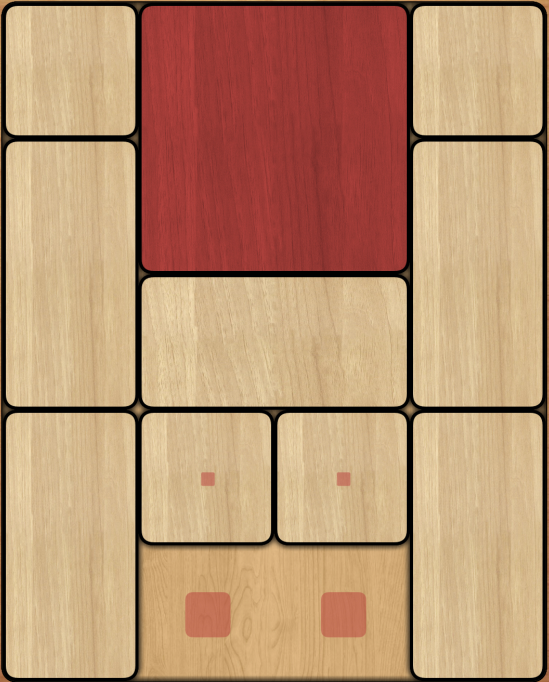
#> input picture Klotski_Test_3.jpeg, 1098 x 1364 px, found by its file name (shown at 1/2 size)
$ python Klotski_Solver.py
#> lines starting #> are read from the running program, lines starting #| are printed output that depends on the picture
import copy
from PIL import Image

# Converts 5 x 4 matrix to unique 20 digit integer
# Returns the integer representation
def board_to_int(board):
    hash_value = 0
    multiplier = 1
    for i in range(len(board)):
        for j in range(len(board[i])):
            hash_value += board[i][j]*multiplier
            multiplier *= 10
    return hash_value

# Converts 20 digit integer to unique 5 x 4 matrix
# Returns the array representaion
def int_to_board(value):
    board = [[0,0,0,0],[0,0,0,0],[0,0,0,0],[0,0,0,0],[0,0,0,0]]
    multiplier = 10
    for i in range(len(board)):
        for j in range(len(board[i])):
            board[i][j] = (value % multiplier) * 10 // multiplier
            multiplier *= 10
    return board

# Swaps position (a,b) with position (x,y)
def swap(board, a, b, x, y):
    temp = board[a][b]
    board[a][b] = board[x][y]
    board[x][y] = temp

# Returns a list of integers representing all positions reachable
# by a single legal move from the current board (according to the rules of Klotski)
def generate_children(board):
    children = []
    for i in range(len(board)):
        for j in range(len(board[i])):
            if(board[i][j] == 0):
                if(i > 0):
                    if(board[i-1][j] == 1):
                        temp = copy.deepcopy(board)
                        swap(temp, i, j, i-1, j)
                        children.append(board_to_int(temp))
                    if(board[i-1][j] == 2):
                        temp = copy.deepcopy(board)
                        swap(temp, i, j, i-2, j)
                        children.append(board_to_int(temp))
                    if(board[i-1][j] == 3):
                        if(j<3):
                            if(board[i-1][j+1] == 3):
                                if(board[i][j+1] == 0):
                                    temp = copy.deepcopy(board)
                                    swap(temp, i, j+1, i-1, j+1)
                                    swap(temp, i, j, i-1, j)
                                    children.append(board_to_int(temp))
                        if(j>0):
                            if(board[i-1][j-1] == 3):
                                if(board[i][j-1] == 0):
                                    temp = copy.deepcopy(board)
                                    swap(temp, i, j-1, i-1, j-1)
                                    swap(temp, i, j, i-1, j)
                                    children.append(board_to_int(temp))
                    if(board[i-1][j] == 4):
                        if(j<3):
                            if(board[i-1][j+1] == 4):
                                if(board[i][j+1] == 0):
                                    temp = copy.deepcopy(board)
                                    swap(temp, i, j+1, i-2, j+1)
                                    swap(temp, i, j, i-2, j)
                                    children.append(board_to_int(temp))
                        if(j>0):
                            if(board[i-1][j-1] == 4):
                                if(board[i][j-1] == 0):
                                    temp = copy.deepcopy(board)
                                    swap(temp, i, j-1, i-2, j-1)
                                    swap(temp, i, j, i-2, j)
                                    children.append(board_to_int(temp))
                if(i < 4):
                    if(board[i+1][j] == 1):
                        temp = copy.deepcopy(board)
                        swap(temp, i, j, i+1, j)
                        children.append(board_to_int(temp))
                    if(board[i+1][j] == 2):
                        temp = copy.deepcopy(board)
                        swap(temp, i, j, i+2, j)
                        children.append(board_to_int(temp))
                    if(board[i+1][j] == 3):
                        if(j<3):
                            if(board[i+1][j+1] == 3):
                                if(board[i][j+1] == 0):
                                    temp = copy.deepcopy(board)
                                    swap(temp, i, j+1, i+1, j+1)
                                    swap(temp, i, j, i+1, j)
                                    children.append(board_to_int(temp))
                        if(j>0):
                            if(board[i+1][j-1] == 3):
                                if(board[i][j-1] == 0):
                                    temp = copy.deepcopy(board)
                                    swap(temp, i, j-1, i+1, j-1)
                                    swap(temp, i, j, i+1, j)
                                    children.append(board_to_int(temp))
                    if(board[i+1][j] == 4):
                        if(j<3):
                            if(board[i+1][j+1] == 4):
                                if(board[i][j+1] == 0):
                                    temp = copy.deepcopy(board)
                                    swap(temp, i, j+1, i+2, j+1)
                                    swap(temp, i, j, i+2, j)
                                    children.append(board_to_int(temp))
                        if(j>0):
                            if(board[i+1][j-1] == 4):
                                if(board[i][j-1] == 0):
                                    temp = copy.deepcopy(board)
                                    swap(temp, i, j-1, i+2, j-1)
                                    swap(temp, i, j, i+2, j)
                                    children.append(board_to_int(temp))
                if(j > 0):
                    if(board[i][j-1] == 1):
                        temp = copy.deepcopy(board)
                        swap(temp, i, j, i, j-1)
                        children.append(board_to_int(temp))
                    if(board[i][j-1] == 3):
                        temp = copy.deepcopy(board)
                        swap(temp, i, j, i, j-2)
                        children.append(board_to_int(temp))
                    if(board[i][j-1] == 2):
                        if(i<4):
                            if(board[i+1][j-1] == 2):
                                if(board[i+1][j] == 0):
                                    temp = copy.deepcopy(board)
                                    swap(temp, i, j, i, j-1)
                                    swap(temp, i+1, j, i+1, j-1)
                                    children.append(board_to_int(temp))
                        if(i>0):
                            if(board[i-1][j-1] == 2):
                                if(board[i-1][j] == 0):
                                    temp = copy.deepcopy(board)
                                    swap(temp, i, j, i, j-1)
                                    swap(temp, i-1, j, i-1, j-1)
                                    children.append(board_to_int(temp))
                    if(board[i][j-1] == 4):
                        if(i<4):
                            if(board[i+1][j-1] == 4):
                                if(board[i+1][j] == 0):
                                    temp = copy.deepcopy(board)
                                    swap(temp, i, j, i, j-2)
                                    swap(temp, i+1, j, i+1, j-2)
                                    children.append(board_to_int(temp))
                        if(i>0):
                            if(board[i-1][j-1] == 4):
                                if(board[i-1][j] == 0):
                                    temp = copy.deepcopy(board)
                                    swap(temp, i, j, i, j-2)
                                    swap(temp, i-1, j, i-1, j-2)
                                    children.append(board_to_int(temp))
                if(j < 3):
                    if(board[i][j+1] == 1):
                        temp = copy.deepcopy(board)
                        swap(temp, i, j, i, j+1)
                        children.append(board_to_int(temp))
                    if(board[i][j+1] == 3):
                        temp = copy.deepcopy(board)
                        swap(temp, i, j, i, j+2)
                        children.append(board_to_int(temp))
                    if(board[i][j+1] == 2):
                        if(i<4):
                            if(board[i+1][j+1] == 2):
                                if(board[i+1][j] == 0):
                                    temp = copy.deepcopy(board)
                                    swap(temp, i, j, i, j+1)
                                    swap(temp, i+1, j, i+1, j+1)
                                    children.append(board_to_int(temp))
                        if(i>0):
                            if(board[i-1][j+1] == 2):
                                if(board[i-1][j] == 0):
                                    temp = copy.deepcopy(board)
                                    swap(temp, i, j, i, j+1)
                                    swap(temp, i-1, j, i-1, j+1)
                                    children.append(board_to_int(temp))
                    if(board[i][j+1] == 4):
                        if(i<4):
                            if(board[i+1][j+1] == 4):
                                if(board[i+1][j] == 0):
                                    temp = copy.deepcopy(board)
                                    swap(temp, i, j, i, j+2)
                                    swap(temp, i+1, j, i+1, j+2)
                                    children.append(board_to_int(temp))
                        if(i>0):
                            if(board[i-1][j+1] == 4):
                                if(board[i-1][j] == 0):
                                    temp = copy.deepcopy(board)
                                    swap(temp, i, j, i, j+2)
                                    swap(temp, i-1, j, i-1, j+2)
                                    children.append(board_to_int(temp))
    return children

# Returns true if the board is in a solved state, false otherwise
def solved(board):
    if(board[4][1] == 4 and board[4][2] == 4):
        return True
    return False

# Returns true if the board is in a valid position, false otherwise
# Ex: An invalid position is one where two parts of a single piece are not adjacent
def valid(board):
    for i in range(len(board)):
        for j in range(len(board[i])):
            if(board[i][j] == 2):
                if(i > 0 and i < 4):
                    if(board[i-1][j] != 2 and board[i+1][j] != 2):
                        return False
            if(board[i][j] == 3):
                if(j > 0 and j < 3):
                    if(board[i][j-1] != 3 and board[i][j+1] != 3):
                        return False
                if(j == 0):
                    if(board[i][j+1] != 3):
                        return False
                if(j == 3):
                    if(board[i][j-1] != 3):
                        return False
    return True

# Given a 20 digit integer representing a board, the function
# returns the 20 digit integer representing the reflected board
# Used to avoid logically duplicate positions, improves time complexity
def invert(value):
    board = int_to_board(value)
    swap(board, 0, 0, 0, 3)
    swap(board, 0, 1, 0, 2)
    swap(board, 1, 0, 1, 3)
    swap(board, 1, 1, 1, 2)
    swap(board, 2, 0, 2, 3)
    swap(board, 2, 1, 2, 2)
    swap(board, 3, 0, 3, 3)
    swap(board, 3, 1, 3, 2)
    swap(board, 4, 0, 4, 3)
    swap(board, 4, 1, 4, 2)
    return(board_to_int(board))

# Given an image and coordinates (x,y) the function returns an integer representing the
# type of piece present at that position
# Used for input
def detect_piece(image, x, y):
    if(image.getpixel((x,y)) > 160 and image.getpixel((x,y)) < 175):
        return 0
    if(image.getpixel((x+image.width//30,y)) > 130 and image.getpixel((x+image.width//30,y)) < 150):
        return 0
    border_left = False
    border_right = False
    border_up = False
    border_down = False
    for i in range(x-image.width//4, x+image.width//4):
        if(i < 0):
            border_left = True
            continue
        if(i >= image.width):
            border_right = True
            continue
        if(image.getpixel((i, y)) == 0):
            if(i < x):
                border_left = True
            else:
                border_right = True
    for i in range(y-image.height//5, y+image.height//5):
        if(i < 0):
            border_up = True
            continue
        if(i >= image.height):
            border_down = True
            continue
        if(image.getpixel((x, i)) == 0):
            if(i < y):
                border_up = True
            else:
                border_down = True

    if(border_left and border_right):
        if(border_up and border_down):
            return 1
        else:
            return 2
    if(border_left != border_right):
        if(border_up and border_down):
            return 3
        else:
            return 4

# Given an image of a valid klotski puzzle (cropped to fit the board),
# the function returns a 5 x 4 matrix represenation of the board
# Used for input
def image_to_board(image_name):
#> called with image_name = 'Downloads/Klotski_Test_3.jpeg'
    board = [[0]*4 for i in range(5)]
    image = Image.open(image_name)
#> image is the input picture: PIL image 1098x1364 RGB; mean R, G, B 186.8, 146.3, 112.9
    image = image.convert("L")
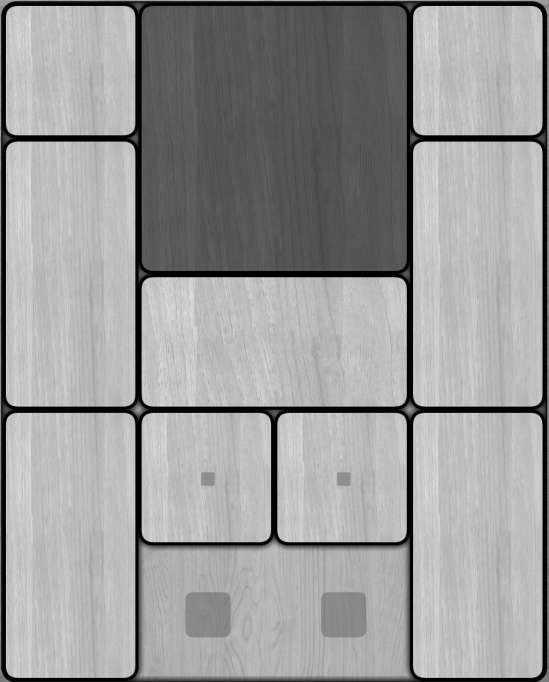
#> image: PIL image 1098x1364 L (shown at 1/2 size); min 0, max 226, mean 154.7
    height = image.height
#> height = 1364
    width = image.width
#> width = 1098
    stepX = width // 4
#> stepX = 274
    stepY = height // 5
#> stepY = 272
    startX = stepX // 2
#> startX = 137
    startY = stepY // 2
#> startY = 136
    for i in range(5):
        for j in range(4):
            board[i][j] = detect_piece(image, startX + stepX * j, startY + stepY * i)
#> after the loop, board = [[1, 4, 4, 1], [2, 4, 4, 2], [2, 3, 3, 2], [2, 1, 1, 2], [2, 0, 0, 2]]
    return board

# Returns the solved state of an inputted kloski puzzle
# Uses an optimized BFS to find the fastest solution (minimum moves),
# and prints out the board at each step of the solution
def solve(board):
    visited = set({})
    queue = []
    paths = {}
    current = board_to_int(board)
    visited.add(current)
    while(not solved(int_to_board(current))):
        moves = generate_children(int_to_board(current))
        for move in moves:
            if(valid(int_to_board(move)) and move not in visited and invert(move) not in visited):
                queue.append(move)
                visited.add(move)
                paths[move] = current
        current = queue.pop(0)
    while(current != board_to_int(board)):
        for line in int_to_board(current):
            print(line)
        print('-------------')
        current = paths[current]
    return int_to_board(current)

# data = [[2,4,4,2],
#         [2,4,4,2],
#         [1,2,0,1],
#         [1,2,0,1],
#         [3,3,3,3]]
data = image_to_board("Downloads/Klotski_Test_3.jpeg")
#> data has the same summary as board in image_to_board
solve(data)
#> the loop in board_to_int, `for i in range(len(board)):` made 5 passes
#> after the loop in board_to_int, `for i in range(len(board)):`: hash_value = 20022112233224421441; multiplier = 100000000000000000000
#> in solve, `current = board_to_int(board)`: current = 20022112233224421441
#> in int_to_board, `board = [[0,0,0,0],[0,0,0,0],[0,0,0,0],[0,0,0,0],[0,0,0,0]]`: board = [[0, 0, 0, 0], [0, 0, 0, 0], [0, 0, 0, 0], [0, 0, 0, 0], [0, 0, 0, 0]]
#> in int_to_board, `multiplier = 10`: multiplier = 10
#> the loop in solve, `while(not solved(int_to_board(current))):` made 8011 passes
#> current on passes 2 to 4: 20122012233224421441, 21122002233224421441, 2120212233224421441
#> the loop in solve, `while(current != board_to_int(board)):` made 92 passes
#> (printed output is left out)

$ run again, with Klotski_Test_2.jpeg copied over Klotski_Test_3.jpeg
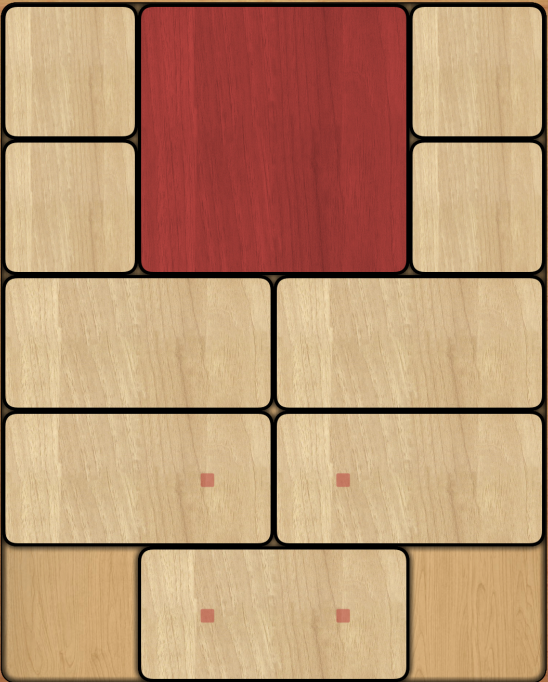
#> input picture Klotski_Test_2.jpeg, 1096 x 1364 px, found by its file name (shown at 1/2 size)
#> in image_to_board, image is the input picture: PIL image 1096x1364 RGB; mean R, G, B 186.5, 146.5, 112.9
#> in image_to_board, `image = image.convert("L")`:
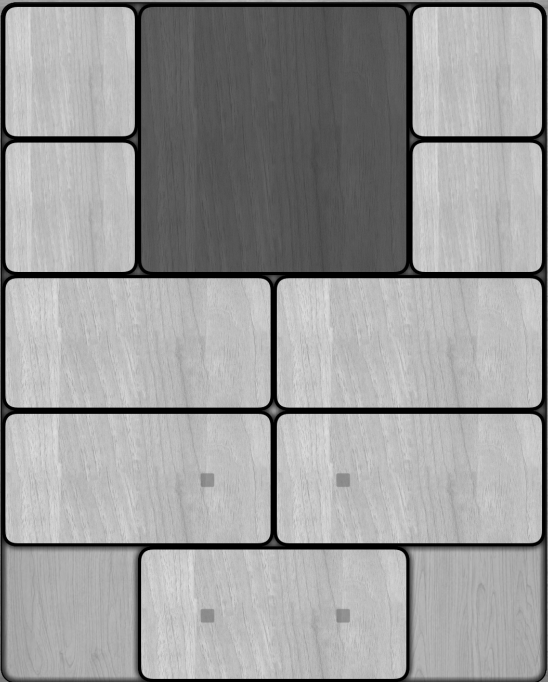
#> image: PIL image 1096x1364 L (shown at 1/2 size); min 0, max 225, mean 154.6
#> after the loop in image_to_board, `for i in range(5):`: board = [[1, 4, 4, 1], [1, 4, 4, 1], [3, 3, 3, 3], [3, 3, 3, 3], [0, 3, 3, 0]]
#> data has the same summary as board in image_to_board
#> the loop in board_to_int, `for i in range(len(board)):` made 5 passes
#> after the loop in board_to_int, `for i in range(len(board)):`: hash_value = 3303333333314411441; multiplier = 100000000000000000000
#> in solve, `current = board_to_int(board)`: current = 3303333333314411441
#> in int_to_board, `board = [[0,0,0,0],[0,0,0,0],[0,0,0,0],[0,0,0,0],[0,0,0,0]]`: board = [[0, 0, 0, 0], [0, 0, 0, 0], [0, 0, 0, 0], [0, 0, 0, 0], [0, 0, 0, 0]]
#> in int_to_board, `multiplier = 10`: multiplier = 10
#> the loop in solve, `while(not solved(int_to_board(current))):` made 1179 passes
#> current on passes 2 to 4: 33330033333314411441, 33333333003314411441, 33330330333314411441
#> the loop in solve, `while(current != board_to_int(board)):` made 46 passes
#> (printed output is left out)
